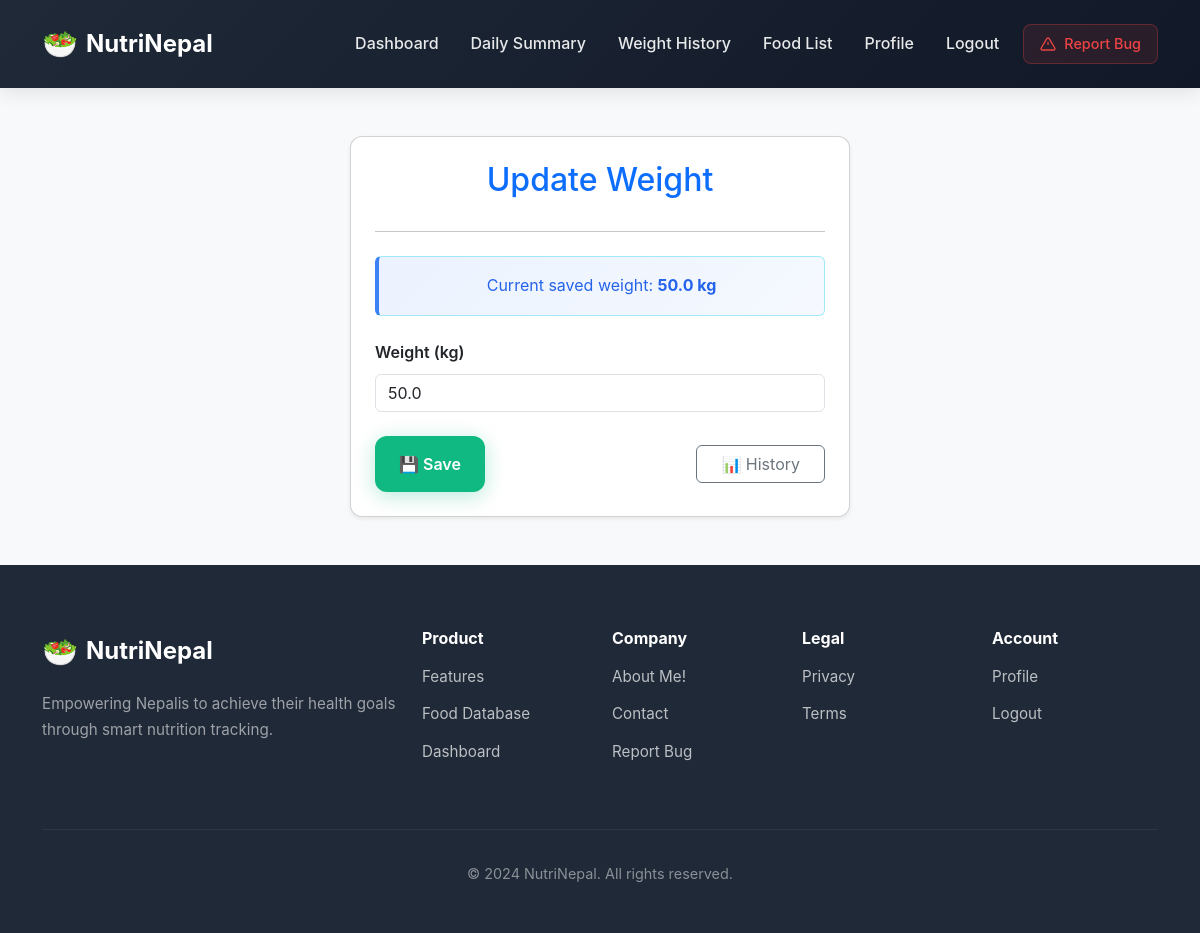
The app's page /tracker/update/ (signed in), older data.
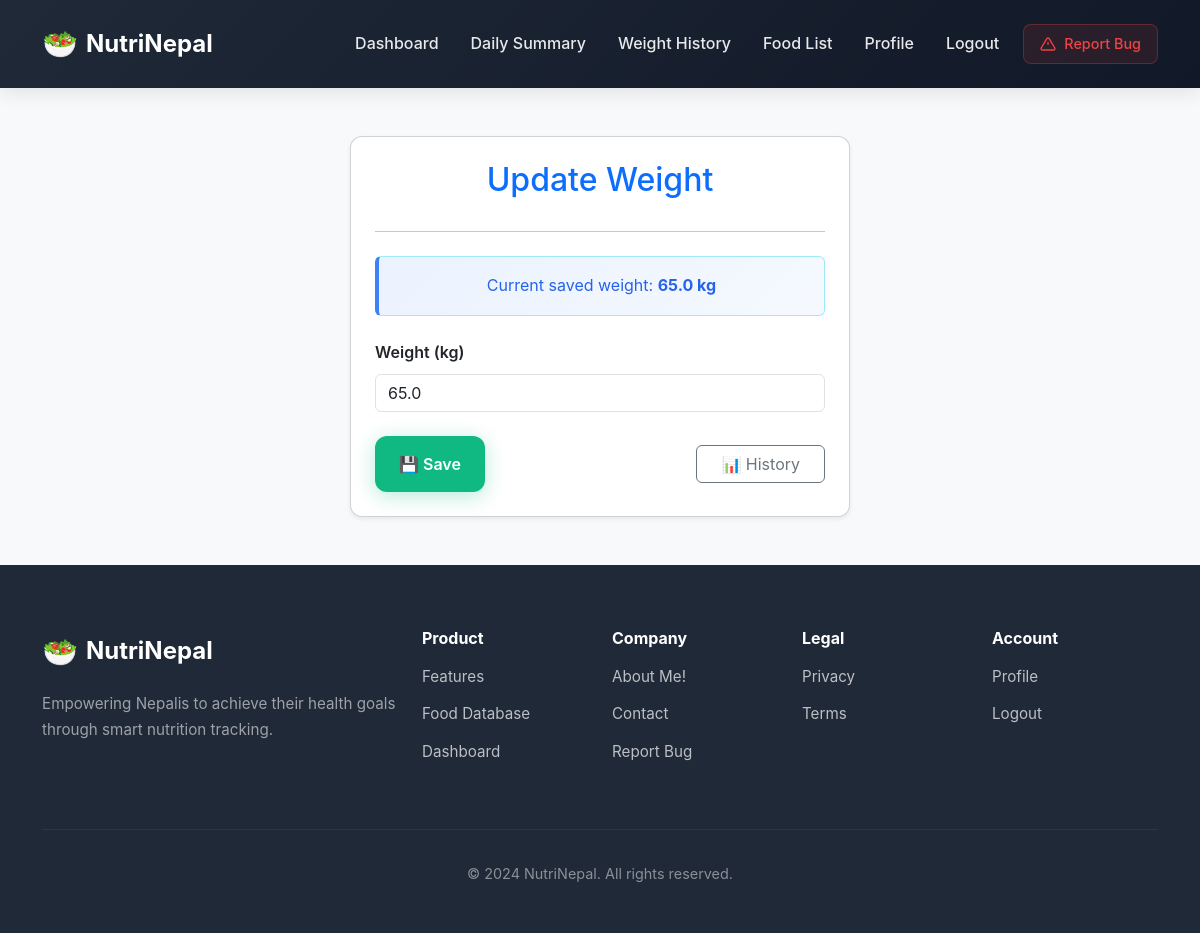
The same page, newer data.
### tracker/models.py (models this page shows, shortened)
class Profile(models.Model):
    SEX_CHOICES = (
        ('M', 'Male'),
        ('F', 'Female'),
    )
    GOAL_CHOICES = (
        ('lose', 'Lose Weight'),
        ('maintain', 'Maintain'),
        ('gain', 'Gain Weight'),
    )
    user = models.OneToOneField(User, on_delete=models.CASCADE)
    name = models.TextField()
    age = models.PositiveIntegerField(default=20)
    sex = models.CharField(max_length=1, choices=SEX_CHOICES, default='M')
    height_cm = models.FloatField(default=170)
    weight_kg = models.FloatField(default=65)
    activity_factor = models.FloatField(default=1.4)  # 1.2 sedentary → 1.9 very active
    goal = models.CharField(max_length=10, choices=GOAL_CHOICES, default='maintain')

### tracker/views.py (the view)
# urls.py: path('update/', views.update_weight, name='update_weight'),
@login_required
def update_weight(request):
    profile, _ = Profile.objects.get_or_create(user=request.user)
    if request.method == 'POST':
        form = WeightUpdateForm(request.POST)
        if form.is_valid():
            w = form.cleaned_data['weight_kg']
            WeightEntry.objects.create(user=request.user, weight_kg=w, recorded_at=timezone.now())
            profile.weight_kg = w
            profile.save()
            return redirect('weight_history')
    else:
        initial = {'weight_kg': profile.weight_kg or 0.0}
        form = WeightUpdateForm(initial=initial)
    return render(request, 'history/update_weight.html', {'form': form, 'profile': profile})

### tracker/forms.py
class WeightUpdateForm(forms.Form):
    weight_kg = forms.FloatField(label="Weight (kg)", min_value=0, max_value=500,
                                 widget=forms.NumberInput(attrs={'step': '0.1', 'class': 'form-control'}))

### tracker/templates/history/update_weight.html (shortened to what this page needs)
{% extends "base.html" %}
{% load widget_tweaks %}
{% block content %}
<div class="container py-5 d-flex justify-content-center">
  <div class="card shadow-sm p-4 w-100" style="max-width: 500px; border-radius: 12px;">
    <h2 class="mb-3 text-center text-primary">Update Weight</h2>
    <hr class="mb-4">
    {% if profile %}
      <div class="alert alert-info text-center mb-4">
        Current saved weight: <strong>{{ profile.weight_kg }} kg</strong>
      </div>
    {% endif %}
    <form method="post">
      <div class="mb-3">
        <label class="form-label fw-semibold">{{ form.weight_kg.label }}</label>
        {{ form.weight_kg|add_class:"form-control" }}
      </div>
      <div class="d-flex justify-content-between align-items-center mt-4">
        <button class="btn btn-primary px-4" type="submit">💾 Save</button>
        <a class="btn btn-outline-secondary px-4" href="{% url 'weight_history' %}">📊 History</a>
      </div>
    </form>
  </div>
</div>
{% endblock %}

Row changes from the older to the newer data that the page shows:
changed Profile: weight_kg "50.0" → "65.0"
Text that changed along with them:
form field weight_kg: "50.0" → "65.0"
